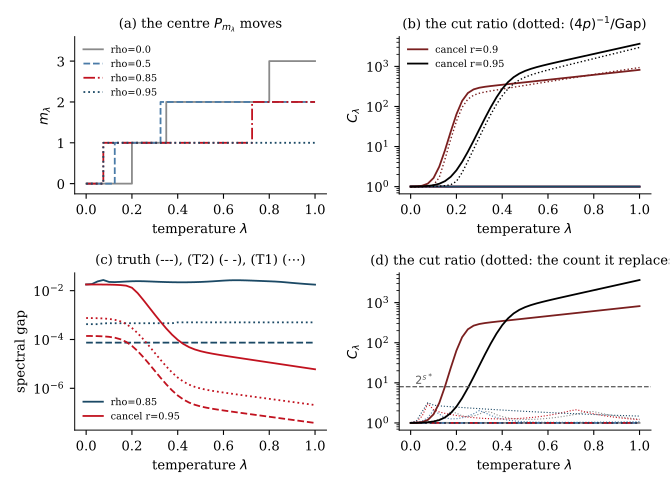

Generate this figure with Python:
"""
Exact numerics for Section `sec:numerics`: the two-level ensemble of
`def:eroute`, its dip `Gamma_lambda`, its tie index `T_lambda`, and the bound
`eq:gapT2` against the exact spectral gap.

Everything is exact.  The state space X = {gamma in {0,1}^p : |gamma| <= s_0}
is enumerated, pi^(lambda) is evaluated at every state, the flip-and-exchange
kernel is assembled, its gap is obtained by diagonalisation, and the
congestion, the dip and the tie index of the ensemble are *computed*, not
bounded.  No Monte Carlo, no fitted constant.

The design and likelihood machinery is imported unchanged from
`window_numerics.py`; the cancelling design, the greedy chain, the E-route and
the three quantities of `def:dipA` are built here.

Outputs
-------
sec7_numerics.pdf   the four-panel figure of Section `sec:numerics`
sec7_numerics.txt   the numbers quoted in the text
sec7_sstar.pdf      the s*-sweep figure           (--sstar)
sec7_sstar.txt      the numbers of the s*-sweep   (--sstar)

Run:  python3 sec7_numerics.py           (the six-design experiment)
      python3 sec7_numerics.py --sstar   (the s*-sweep, at s_0 = 6)
"""

import itertools
import sys
from math import comb

import numpy as np
import matplotlib
matplotlib.use("Agg")
import matplotlib.pyplot as plt

import window_numerics as W          # read-only reuse
import binary_numerics as B          # read-only reuse: the (d, s_0)-generic
                                     # kernel and marginal likelihood

N, P, S0 = W.N_OBS, W.D, W.S0
KAPPA, GP, SIG = W.KAPPA, W.G_PRIOR, W.SIGMA0
LOGP = np.log(P)
# alpha is *defined* by eq:alphadef, so that alpha log p = (1/2) log(1+g)
# exactly; W.ALPHA = 1.5 is the exponent used to build g = p^{2 alpha}, and
# the two differ by (1/2) log(1 + 1/g), which eq:wlam is sensitive to.
ALPHA = np.log1p(GP) / (2 * LOGP)
LAMS = np.linspace(0.0, 1.0, 41)


# --------------------------------------------------------------------------
# 1.  Designs
# --------------------------------------------------------------------------

def design_equicorrelated(rng, rho):
    """The four designs of `window_numerics.py`: s* = 3, separated
    coefficients, influential columns equicorrelated at rho."""
    X = W.build_design(rng, rho)
    beta = np.zeros(P)
    beta[:W.S_STAR] = W.BETA_S
    return X, beta, tuple(range(W.S_STAR))


def design_cancelling(rng, r, b):
    """The cancelling pair: X_0, X_1 correlated at r and beta* = (b, -b).
    Neither column explains anything alone, the pair explains everything, so
    the greedy gains increase and (B2) of `ass:BB` fails."""
    Z = rng.standard_normal((N, P))
    Sigma = np.array([[1.0, r], [r, 1.0]])
    L = np.linalg.cholesky(Sigma)
    X = np.empty((N, P))
    X[:, :2] = Z[:, :2] @ L.T
    Q, _ = np.linalg.qr(X[:, :2])
    X[:, 2:] = Z[:, 2:] - Q @ (Q.T @ Z[:, 2:])
    X /= np.linalg.norm(X, axis=0, keepdims=True) / np.sqrt(N)
    beta = np.zeros(P)
    beta[0], beta[1] = b, -b
    return X, beta, (0, 1)


# --------------------------------------------------------------------------
# 2.  The residual D_gamma of eq:Ddef, and the exponential family eq:wlam
# --------------------------------------------------------------------------

def log_D(X, y, subset):
    """log D_gamma = log{ g^{-1}||Y||^2 + ||(I - Phi_gamma) Y||^2 }."""
    yy = float(y @ y)
    if len(subset) == 0:
        rss = yy
    else:
        Q, _ = np.linalg.qr(X[:, list(subset)])
        rss = yy - float(np.sum((Q.T @ y) ** 2))
    return np.log(yy / GP + max(rss, 0.0))


def check_expfam(states, logm, X, y):
    """Verify eq:wlam: lambda logm + logprior and log w_lambda differ by a
    constant.  Returns the largest deviation over a lambda grid."""
    sizes = np.array([len(s) for s in states])
    logD = np.array([log_D(X, y, s) for s in states])
    worst = 0.0
    for lam in (0.0, 0.37, 1.0):
        a = lam * logm - KAPPA * LOGP * sizes
        bb = -0.5 * lam * N * logD - (KAPPA + lam * ALPHA) * sizes * LOGP
        d = a - bb
        worst = max(worst, float(d.max() - d.min()))
    return worst


# --------------------------------------------------------------------------
# 3.  The greedy chain of def:greedy and the conditions of ass:BB
# --------------------------------------------------------------------------

def greedy_chain(X, y, S_SET):
    """P_0 = () subset P_1 subset ... subset P_{s*} = gamma*, chosen by
    eq:greedychain, with the gains g_m of eq:gains."""
    chain, cur = [tuple()], []
    remaining = list(S_SET)
    while remaining:
        j = min(remaining, key=lambda k: log_D(X, y, tuple(sorted(cur + [k]))))
        cur = sorted(cur + [j])
        remaining.remove(j)
        chain.append(tuple(cur))
    gains = [0.5 * N * (log_D(X, y, chain[m]) - log_D(X, y, chain[m + 1]))
             - ALPHA * LOGP for m in range(len(chain) - 1)]
    return chain, np.array(gains)


def check_B1(X, y, S_SET, chain):
    """(B1) exchange descent: the matched exchanges of (E1) never increase D.
    Returns the largest increase of log D along any matched exchange."""
    worst = 0.0
    for k in range(len(S_SET) + 1):
        for A in itertools.combinations(S_SET, k):
            cur = set(A)
            a = sorted(set(A) - set(chain[k]))
            bb = sorted(set(chain[k]) - set(A))
            for ai, bi in zip(a, bb):
                before = log_D(X, y, tuple(sorted(cur)))
                cur = (cur - {ai}) | {bi}
                after = log_D(X, y, tuple(sorted(cur)))
                worst = max(worst, after - before)
    return worst


# --------------------------------------------------------------------------
# 4.  The E-route of def:eroute and the three quantities of def:dipA
# --------------------------------------------------------------------------

def neighbours(A, S_SET):
    """The neighbours of A inside 2^{gamma*}: flips and exchanges."""
    A = set(A)
    out = [tuple(sorted(A ^ {j})) for j in S_SET]
    out += [tuple(sorted((A - {a}) | {b}))
            for a in A for b in S_SET if b not in A]
    return out


def V_pot(A, chain, m_lam):
    """The potential V of eq:Vpot."""
    k = len(A)
    return len(set(A) - set(chain[k])) + abs(k - m_lam)


def ascent_map(subs, wl, S_SET, chain, m_lam):
    """F_lambda of eq:ascent: the w_lambda-largest admissible neighbour,
    admissible meaning of strictly smaller V.  wl is w_lambda on 2^{gamma*}
    (proportional to pi^(lambda) there, by eq:wlam)."""
    M = {}
    for A in subs:
        v = V_pot(A, chain, m_lam)
        cand = [z for z in neighbours(A, S_SET)
                if V_pot(z, chain, m_lam) < v]
        M[A] = max(cand, key=lambda z: wl[z]) if cand else A
    return M


def orbit(A, M):
    out = [A]
    while M[out[-1]] != out[-1]:
        out.append(M[out[-1]])
    return out


def route(A, Ap, orbs):
    """R_{A,A'}: the orbit of A, then the reverse of the orbit of A',
    spliced at their first common state."""
    oa, ob = orbs[A], orbs[Ap]
    pos = {z: j for j, z in enumerate(ob)}
    for i, z in enumerate(oa):
        if z in pos:
            return oa[:i + 1] + ob[:pos[z]][::-1]
    raise RuntimeError("orbits do not meet")


def route_quantities(subsets, pibar, wl, chain, m_lam, s_star, S_SET):
    """Gamma_lambda of eq:dip, the exact congestion varrho_lambda of
    eq:varrhoA, the longest route L_lambda, and the cut ratio C_lambda of
    eq:cut.  Also returns the crude precedent ratio max_z x(z)/pibar(z),
    which is the estimate rem:tie discards."""
    pb = pibar
    M = ascent_map(subsets, wl, S_SET, chain, m_lam)
    fixed = [A for A in subsets if M[A] == A]
    orbs = {A: orbit(A, M) for A in subsets}
    gamma_lam, demand, longest = 1.0, {}, 0
    for A in subsets:
        for Ap in subsets:
            if A == Ap:
                continue
            R = route(A, Ap, orbs)
            longest = max(longest, len(R) - 1)
            src = min(pb[A], pb[Ap])
            for z in R:
                gamma_lam = max(gamma_lam, src / pb[z])
            for z, zp in zip(R[:-1], R[1:]):
                demand[(z, zp)] = demand.get((z, zp), 0.0) + pb[A] * pb[Ap]
    varrho = (max(d / min(pb[z], pb[zp]) for (z, zp), d in demand.items())
              if demand else 1.0)
    prec = {A: 0.0 for A in subsets}
    for A in subsets:
        for z in orbs[A]:
            prec[z] += pb[A]
    moving = [z for z in subsets if M[z] != z]
    cut = max((prec[z] * (1 - prec[z]) / pb[z] for z in moving), default=0.0)
    crude = max(prec[z] / pb[z] for z in subsets)
    uphill = all(wl[M[A]] >= wl[A] for A in subsets)
    return (gamma_lam, varrho, longest, cut, crude, uphill, len(fixed))


def a0_value(states, X, y, S_SET):
    """The smallest a_0 for which ass:twosided holds:
    a_0 = alpha + max{ psi_j(gamma) : |gamma| < s_0, j in S^c \\ gamma } / log p.
    ass:twosided also asks kappa + alpha >= 2 + a_0."""
    best = -np.inf
    SC = [j for j in range(P) if j not in S_SET]
    for g in states:
        if len(g) >= S0:
            continue
        dg = log_D(X, y, g)
        for j in SC:
            if j in g:
                continue
            gj = tuple(sorted(set(g) | {j}))
            best = max(best, 0.5 * N * (dg - log_D(X, y, gj)) - ALPHA * LOGP)
    return ALPHA + best / LOGP, best


def sparse_eigenvalue(X, s):
    """nu of ass:B: the smallest eigenvalue of n^{-1} X_gamma^T X_gamma over
    all |gamma| <= s.  Exact, by enumeration."""
    G = X.T @ X / N
    best = np.inf
    for k in range(1, s + 1):
        for idx in itertools.combinations(range(P), k):
            ii = list(idx)
            best = min(best, float(np.linalg.eigvalsh(G[np.ix_(ii, ii)])[0]))
    return best


def cross_congestion(subsets, pibar, order):
    """Exact congestion of the crossover route of def:cross: set the
    coordinates to their A'-values in the greedy order."""
    dem = {}
    for A in subsets:
        for Ap in subsets:
            if A == Ap:
                continue
            cur = set(A)
            for j in order:
                if (j in Ap) != (j in cur):
                    nxt = set(cur)
                    nxt.discard(j) if j in cur else nxt.add(j)
                    z, zp = tuple(sorted(cur)), tuple(sorted(nxt))
                    dem[(z, zp)] = dem.get((z, zp), 0.0) + pibar[A]*pibar[Ap]
                    cur = nxt
    return (max(d / min(pibar[z], pibar[zp]) for (z, zp), d in dem.items())
            if dem else 1.0)


def cut_dependence(subsets, pibar, order):
    """M_lambda of eq:Mdef: the largest ratio pibar(a)pibar(b)/pibar(a u b)
    over the prefix/suffix cuts of the greedy order."""
    k = len(order); out = 1.0
    for t in range(k + 1):
        pre, suf = set(order[:t]), set(order[t:])
        ma, mb, mj = {}, {}, {}
        for A in subsets:
            a = tuple(sorted(set(A) & pre)); b = tuple(sorted(set(A) & suf))
            ma[a] = ma.get(a, 0.0) + pibar[A]
            mb[b] = mb.get(b, 0.0) + pibar[A]
            mj[(a, b)] = mj.get((a, b), 0.0) + pibar[A]
        for (a, b), v in mj.items():
            if v > 0:
                out = max(out, ma[a] * mb[b] / v)
    return out


def product_defect(subsets, pibar, S_SET):
    """r_lambda of eq:pdefect: the Chebyshev distance from log pibar to the
    additive functions, i.e. min over product nu of osc{log(pibar/nu)}.
    An exact linear programme: minimise t subject to
    |log pibar(A) - c - sum_{j in A} a_j| <= t/2."""
    from scipy.optimize import linprog
    k = len(S_SET)
    y = np.array([np.log(max(pibar[A], 1e-300)) for A in subsets])
    M = np.zeros((len(subsets), k + 1))
    M[:, 0] = 1.0
    for i, A in enumerate(subsets):
        for jj, j in enumerate(S_SET):
            M[i, jj + 1] = 1.0 if j in A else 0.0
    # variables (c, a_1..a_k, t);  M x - y <= t/2,  y - M x <= t/2
    nv = k + 2
    Aub = np.vstack([np.hstack([M, -0.5*np.ones((len(subsets), 1))]),
                     np.hstack([-M, -0.5*np.ones((len(subsets), 1))])])
    bub = np.concatenate([y, -y])
    c = np.zeros(nv); c[-1] = 1.0
    r = linprog(c, A_ub=Aub, b_ub=bub,
                bounds=[(None, None)]*(nv-1) + [(0, None)], method="highs")
    return float(r.x[-1]) if r.success else np.inf


# --------------------------------------------------------------------------
# 5.  One design, all temperatures
# --------------------------------------------------------------------------

def analyse(name, X, beta, S_SET, rng):
    s_star = len(S_SET)
    y = X @ beta + SIG * rng.standard_normal(N)
    states = W.enumerate_states(P, S0)
    index = {s: i for i, s in enumerate(states)}
    nb = W.neighbour_structure(states)
    logm = W.log_marginal(states, X, y)
    sizes = np.array([len(s) for s in states])
    logprior = -KAPPA * LOGP * sizes

    chain, gains = greedy_chain(X, y, S_SET)
    b1 = check_B1(X, y, S_SET, chain)
    # (B2) holds iff every increment of the gains is <= 0
    b2 = float(np.max(np.diff(gains))) if len(gains) > 1 else -np.inf
    subsets = [tuple(sorted(A)) for k in range(s_star + 1)
               for A in itertools.combinations(S_SET, k)]
    # block index: gamma -> gamma n gamma*
    blk = [tuple(sorted(set(s) & set(S_SET))) for s in states]

    nu = sparse_eigenvalue(X, S0 + s_star)
    a0, psimax_null = a0_value(states, X, y, S_SET)
    cbeta = float(np.min(np.abs(beta[list(S_SET)])))
    rec = {"name": name, "s_star": s_star, "chain": chain, "gains": gains,
           "nu": nu, "a0": a0, "psimax_null": psimax_null,
           "betamin_lhs": N * nu ** 2 * cbeta ** 2 / (SIG ** 2 * LOGP),
           "B1_slack": b1, "B2_slack": b2,
           "expfam": check_expfam(states, logm, X, y),
           "lam": [], "gap": [], "Gamma": [], "cut": [], "crude": [],
           "varrho": [], "m_lam": [], "bT1": [], "bT2": [], "funnel": [],
           "uphill": [], "nfix": [], "cross": [], "rdef": [],
           "Mdep": []}

    for lam in LAMS:
        logpi = lam * logm + logprior
        gap = W.spectral_gap(logpi, nb)
        w = np.exp(logpi - logpi.max())
        pi = w / w.sum()
        pibar = {A: 0.0 for A in subsets}
        for i, A in enumerate(blk):
            pibar[A] += pi[i]
        phi = np.array([lam * logm[index[c]] + logprior[index[c]]
                        for c in chain])
        m_lam = int(np.argmax(phi))
        wl = {A: pi[index[A]] for A in subsets}
        G, vr, L, cut, crude, up, nfix = route_quantities(
            subsets, pibar, wl, chain, m_lam, s_star, S_SET)
        funnel = max(pibar[A] / pi[index[A]] for A in subsets)
        rec["lam"].append(lam);      rec["gap"].append(gap)
        rec["Gamma"].append(G);      rec["cut"].append(cut)
        rec["crude"].append(crude);  rec["varrho"].append(vr)
        rec["m_lam"].append(m_lam);  rec["funnel"].append(funnel)
        rec["uphill"].append(up);    rec["nfix"].append(nfix)
        order = [c for m in range(s_star) for c in chain[m+1]
                 if c not in chain[m]]
        rec["cross"].append(cross_congestion(subsets, pibar, order))
        rec["Mdep"].append(cut_dependence(subsets, pibar, order))
        rec["rdef"].append(product_defect(subsets, pibar, S_SET))
        rec["bT1"].append(1.0 / (4 * P * np.exp(1 / P)
                                 * max(1.0, s_star * vr) * (2 * S0 + L)))
        rec["bT2"].append(1.0 / (8 * P * (2 * S0 + 4 * s_star)
                                 * max(1.0, 2 * s_star * cut)))
        # the theorem pays the smaller of the two flows
    for k in ("lam", "gap", "Gamma", "cut", "crude", "varrho", "m_lam",
              "bT1", "bT2", "funnel", "uphill", "nfix", "cross", "rdef",
              "Mdep"):
        rec[k] = np.asarray(rec[k])
    return rec


# --------------------------------------------------------------------------
# 6.  Figure and tables
# --------------------------------------------------------------------------

def figure(recs, fname):
    plt.rcParams.update({"font.size": 9.5, "font.family": "serif",
                         "axes.linewidth": 0.7, "lines.linewidth": 1.3})
    fig, ax2 = plt.subplots(2, 2, figsize=(6.7, 4.9))
    ax = [ax2[0, 0], ax2[0, 1], ax2[1, 0], ax2[1, 1]]
    eq = [r for r in recs if r["name"].startswith("rho")]
    ca = [r for r in recs if r["name"].startswith("cancel")]
    cols = ["#8a8a8a", "#4a7ba7", "#c1121f", "#1b4965"]
    dark = ["#7a1f1f", "#000000"]

    # (a) the centre moves with the temperature
    for c, st, r in zip(cols, ["-", "--", "-.", ":"], eq):
        ax[0].step(r["lam"], r["m_lam"], where="post", color=c, ls=st,
                   label=r["name"])
    ax[0].set_xlabel(r"temperature $\lambda$")
    ax[0].set_ylabel(r"$m_\lambda$")
    ax[0].set_yticks(range(0, 4))
    ax[0].set_title(r"(a) the centre $P_{m_\lambda}$ moves", fontsize=9.5)
    ax[0].set_ylim(-0.25, 3.6)
    ax[0].legend(frameon=False, fontsize=7, loc="upper left")

    # (b) the cut ratio, against the true deficit
    for c, r in zip(cols, eq):
        ax[1].semilogy(r["lam"], r["cut"], color=c)
    for c, r in zip(dark, ca):
        ax[1].semilogy(r["lam"], r["cut"], color=c, ls="-",
                       label=r["name"])
        ax[1].semilogy(r["lam"], (1 / (4 * P)) / r["gap"], color=c, ls=":",
                       lw=1.0)
    ax[1].set_xlabel(r"temperature $\lambda$")
    ax[1].set_ylabel(r"$C_\lambda$")
    ax[1].set_title(r"(b) the cut ratio (dotted: "
                    r"$(4p)^{-1}/\mathrm{Gap}$)", fontsize=9.5)
    ax[1].legend(frameon=False, fontsize=7, loc="upper left")

    # (c) the bound against the truth
    show = [eq[2], ca[-1]]
    for c, r in zip(["#1b4965", "#c1121f"], show):
        ax[2].semilogy(r["lam"], r["gap"], color=c, label=r["name"])
        ax[2].semilogy(r["lam"], r["bT2"], color=c, ls="--")
        ax[2].semilogy(r["lam"], r["bT1"], color=c, ls=":")
    ax[2].set_xlabel(r"temperature $\lambda$")
    ax[2].set_ylabel("spectral gap")
    ax[2].set_title(r"(c) truth (---), (T2) (- -), (T1) ($\cdots$)",
                    fontsize=9.5)
    ax[2].legend(frameon=False, fontsize=7, loc="lower left")

    # (d) the tie index does not degrade
    for c, st, r in zip(cols, ["-", "--", "-.", ":"], eq):
        ax[3].semilogy(r["lam"], r["cut"], color=c, ls=st)
        ax[3].semilogy(r["lam"], r["crude"], color=c, ls=":", lw=0.8)
    for c, r in zip(dark, ca):
        ax[3].semilogy(r["lam"], r["cut"], color=c)
    ax[3].axhline(2 ** 3, color="0.35", ls="--", lw=0.9)
    ax[3].text(0.02, 2 ** 3 * 1.15, r"$2^{s^\ast}$", color="0.35",
               fontsize=8)
    ax[3].set_xlabel(r"temperature $\lambda$")
    ax[3].set_ylabel(r"$C_\lambda$")
    ax[3].set_title(r"(d) the cut ratio (dotted: the count it replaces)",
                    fontsize=9.5)

    for a in ax:
        a.spines[["top", "right"]].set_visible(False)
    fig.tight_layout()
    fig.savefig(fname)


def main():
    recs = []
    for rho in (0.0, 0.5, 0.85, 0.95):
        rng = np.random.default_rng(W.RNG_SEED)
        X, beta, S_SET = design_equicorrelated(rng, rho)
        recs.append(analyse(f"rho={rho}", X, beta, S_SET,
                            np.random.default_rng(W.RNG_SEED + 1)))
    for r, b in ((0.90, 3.0), (0.95, 3.0)):
        rng = np.random.default_rng(W.RNG_SEED + 7)
        X, beta, S_SET = design_cancelling(rng, r, b)
        recs.append(analyse(f"cancel r={r}", X, beta, S_SET,
                            np.random.default_rng(W.RNG_SEED + 1)))

    figure(recs, "sec7_numerics.pdf")

    with open("sec7_numerics.txt", "w") as fh:
        def emit(s):
            print(s); fh.write(s + "\n")
        emit(f"n={N} p={P} s_0={S0} kappa={KAPPA} alpha={ALPHA} "
             f"g=p^(2alpha)={GP:.0f}  |X|={len(W.enumerate_states(P,S0))}")
        emit(f"lambda grid: {len(LAMS)} points on [0,1];  1/(4p) = "
             f"{1/(4*P):.4e}")
        emit("")
        emit("design        s*  eq:wlam dev   (B1) slack   (B2) slack   "
             "greedy gains g_m")
        for r in recs:
            emit(f"{r['name']:<13s} {r['s_star']:2d}  {r['expfam']:.2e}     "
                 f"{r['B1_slack']:+.3e}  {r['B2_slack']:+.3e}   "
                 f"{np.round(r['gains'],2).tolist()}")
        emit("")
        emit("design         max C_lam  max varrho  max funnel  "
             "min Gap    min bT2   min bT1   worst bT2/Gap  worst bT1/Gap")
        for r in recs:
            emit(f"{r['name']:<13s} {r['cut'].max():9.3f} "
                 f"{r['varrho'].max():10.3e} "
                 f"{r['funnel'].max():10.4f} {r['gap'].min():.3e} "
                 f"{r['bT2'].min():.3e} {r['bT1'].min():.3e} "
                 f"{(r['bT2']/r['gap']).max():13.3e} "
                 f"{(r['bT1']/r['gap']).max():13.3e}")
        emit("")
        emit("")
        emit("the two flows of th:gapA: the ascent (cut ratio C_lambda) and "
             "the crossover (congestion, and product defect r_lambda):")
        emit("design         max C_lam   max crossover     max M_lam  "
             "M/crossover  max r_lam   max min{C,M}")
        for r in recs:
            mn = np.minimum(r["cut"], r["Mdep"]).max()
            emit(f"  {r['name']:<13s} {r['cut'].max():9.3f} "
                 f"{r['cross'].max():15.4e} {r['Mdep'].max():13.4e} "
                 f"{(r['Mdep']/np.maximum(r['cross'],1e-300)).max():11.4f} "
                 f"{r['rdef'].max():10.3f} {mn:14.3f}")
        emit("")
        emit("the ascent F_lambda: is every step uphill, and is the fixed "
             "point unique?  (prop:dip predicts yes iff (B1) and (B2) hold)")
        for r in recs:
            emit(f"  {r['name']:<13s} uphill at "
                 f"{int(r['uphill'].sum())}/{len(r['lam'])} temperatures;  "
                 f"unique fixed point at "
                 f"{int((r['nfix']==1).sum())}/{len(r['lam'])};  "
                 f"max crude/cut ratio {(r['crude']/np.maximum(r['cut'],1e-300)).max():.1f}")
        emit("")
        emit("ass:twosided (Assumption 6.1): a_0 = alpha + max_{j in S^c} "
             "psi_j / log p, and it asks kappa + alpha >= 2 + a_0, "
             f"here {KAPPA + ALPHA:.4f} >= 2 + a_0:")
        for r in recs:
            ok = (KAPPA + ALPHA) >= 2 + r["a0"]
            emit(f"  {r['name']:<13s} max_{{S^c}} psi_j = "
                 f"{r['psimax_null']:+8.4f}   a_0 = {r['a0']:7.4f}   "
                 f"kappa_lambda >= {KAPPA - max(0.0, r['a0'] - ALPHA):.4f}   "
                 f"{'HOLDS' if ok else 'FAILS'}")
        emit("")
        emit("the regime: ass:betamin asks "
             "n nu^2 C_beta^2/(sigma_0^2 log p) >= 128(L+Ltilde+alpha+kappa),"
             " which is at least 832 under ass:B and ass:C.")
        for r in recs:
            emit(f"  {r['name']:<13s} nu = {r['nu']:.4f}   "
                 f"n nu^2 C_beta^2/(sigma_0^2 log p) = "
                 f"{r['betamin_lhs']:.3e}   "
                 f"shortfall factor {832/r['betamin_lhs']:.3e}")
        emit("")
        emit(f"e^(1/p) = {np.exp(1/P):.4f}   "
             f"largest funnel constant over all designs and temperatures: "
             f"{max(r['funnel'].max() for r in recs):.4f}")
        emit(f"validity: min over all designs and temperatures of "
             f"Gap - bT2 = "
             f"{min((r['gap']-r['bT2']).min() for r in recs):.3e}  "
             f"(must be >= 0)")
        emit(f"validity: min over all designs and temperatures of "
             f"Gap - bT1 = "
             f"{min((r['gap']-r['bT1']).min() for r in recs):.3e}  "
             f"(must be >= 0)")
        emit("")
        emit("does the cut ratio track the true deficit?  "
             "C_lambda against (4p)^{-1}/Gap(lambda), at lambda = 1:")
        for r in recs:
            defic = (1 / (4 * P)) / r["gap"][-1]
            emit(f"  {r['name']:<13s} C_1 = {r['cut'][-1]:9.3e}   "
                 f"deficit = {defic:9.3e}   ratio = "
                 f"{r['cut'][-1]/defic:6.3f}")
        emit("")
        emit("per-temperature detail, cancelling r=0.95 "
             "(lambda, m_lam, C_lam, varrho, Gap, bT1, bT2):")
        r = recs[-1]
        for i in range(0, len(LAMS), 4):
            emit(f"  {r['lam'][i]:.3f}  {r['m_lam'][i]:d}  "
                 f"{r['cut'][i]:.3e}  "
                 f"{r['varrho'][i]:.3e}  {r['gap'][i]:.3e}  "
                 f"{r['bT1'][i]:.3e}  {r['bT2'][i]:.3e}")
    return recs



# --------------------------------------------------------------------------
# 7.  The s*-sweep: how the gap, and the bound, depend on the number of
#     influential covariates.  Here s_0 = 6, so that s* can run to 5.
# --------------------------------------------------------------------------

S0_BIG = 6
SSTARS = (1, 2, 3, 4, 5)
PROFILE = np.array([1.20, 1.00, 0.85, 0.70, 0.45])
LAMS_BIG = np.linspace(0.0, 1.0, 21)


def design_equicorrelated_gen(rng, rho, s_star):
    """As design_equicorrelated, for an arbitrary number s* of influential
    columns: they are equicorrelated at rho, the rest are residualised
    against their span, and every column is normalised to ||X_j||^2 = n."""
    Z = rng.standard_normal((N, P))
    Sigma = (1 - rho) * np.eye(s_star) + rho * np.ones((s_star, s_star))
    L = np.linalg.cholesky(Sigma)
    X = np.empty((N, P))
    X[:, :s_star] = Z[:, :s_star] @ L.T
    Q, _ = np.linalg.qr(X[:, :s_star])
    X[:, s_star:] = Z[:, s_star:] - Q @ (Q.T @ Z[:, s_star:])
    X /= np.linalg.norm(X, axis=0, keepdims=True) / np.sqrt(N)
    beta = np.zeros(P)
    beta[:s_star] = PROFILE[:s_star]
    return X, beta, tuple(range(s_star))


def log_D_big(X, y, subset):
    """log D_gamma of eq:Ddef; identical to log_D, kept separate only because
    the sweep uses its own truncation level."""
    return log_D(X, y, subset)


def analyse_sstar(rho, s_star, states, nb, rng):
    """One (design, s*) pair: the exact gap, the dip, the tie index and the
    two bounds of th:gapA, at every temperature of LAMS_BIG."""
    X, beta, S_SET = design_equicorrelated_gen(
        np.random.default_rng(W.RNG_SEED + 100 * s_star), rho, s_star)
    y = X @ beta + SIG * rng.standard_normal(N)
    index = {st: i for i, st in enumerate(states)}
    logm = B.log_marginal_gen(states, X, y, N, GP)
    sizes = np.array([len(st) for st in states])
    logprior = -KAPPA * LOGP * sizes

    chain, gains = greedy_chain(X, y, S_SET)
    b1 = check_B1(X, y, S_SET, chain)
    b2 = float(np.max(np.diff(gains))) if len(gains) > 1 else -np.inf
    subsets = [tuple(sorted(A)) for k in range(s_star + 1)
               for A in itertools.combinations(S_SET, k)]
    blk = [tuple(sorted(set(st) & set(S_SET))) for st in states]

    out = {"rho": rho, "s_star": s_star, "gains": gains,
           "B1_slack": b1, "B2_slack": b2,
           "gap": [], "Gamma": [], "cut": [], "crude": [], "varrho": [],
           "bT1": [], "bT2": [], "uphill": []}
    for lam in LAMS_BIG:
        logpi = lam * logm + logprior
        out["gap"].append(W.spectral_gap(logpi, nb))
        w = np.exp(logpi - logpi.max())
        pi = w / w.sum()
        pibar = {A: 0.0 for A in subsets}
        for i, A in enumerate(blk):
            pibar[A] += pi[i]
        phi = np.array([lam * logm[index[c]] + logprior[index[c]]
                        for c in chain])
        m_lam = int(np.argmax(phi))
        wl = {A: pi[index[A]] for A in subsets}
        G, vr, L, cut, crude, up, nfix = route_quantities(
            subsets, pibar, wl, chain, m_lam, s_star, S_SET)
        out["Gamma"].append(G); out["cut"].append(cut)
        out["crude"].append(crude); out["varrho"].append(vr)
        out["uphill"].append(up)
        out["bT1"].append(1.0 / (4 * P * np.exp(1 / P)
                                 * max(1.0, s_star * vr) * (2 * S0_BIG + L)))
        out["bT2"].append(1.0 / (8 * P * (2 * S0_BIG + 4 * s_star)
                                 * max(1.0, 2 * s_star * cut)))
    for k in ("gap", "Gamma", "cut", "crude", "varrho", "bT1", "bT2",
              "uphill"):
        out[k] = np.asarray(out[k])
    return out


def figure_sstar(rows, fname):
    plt.rcParams.update({"font.size": 9.5, "font.family": "serif",
                         "axes.linewidth": 0.7, "lines.linewidth": 1.3})
    fig, ax2 = plt.subplots(2, 2, figsize=(6.7, 4.9))
    ax = [ax2[0, 0], ax2[0, 1], ax2[1, 0], ax2[1, 1]]
    cols = ["#8a8a8a", "#4a7ba7", "#c1121f", "#1b4965"]
    styles = ["-", "--", "-.", ":"]
    rhos = sorted({r["rho"] for r in rows})
    ss = np.array(SSTARS)

    def get(rho, k):
        return next(r for r in rows if r["rho"] == rho and r["s_star"] == k)

    def series(rho, key, how):
        return np.array([how(get(rho, k)[key]) for k in SSTARS])

    # (a) the exact gap, in units of 1/(4p)
    for c, st, rho in zip(cols, styles, rhos):
        v = 4 * P * series(rho, "gap", np.min)
        ax[0].semilogy(ss, v, color=c, ls=st, lw=1.1, label=rf"$\rho={rho}$")
        b2 = np.array([get(rho, k)["B2_slack"] for k in SSTARS])
        ok = b2 <= 0
        ax[0].plot(ss[ok], v[ok], "o", color=c, ms=4.0)
        ax[0].plot(ss[~ok], v[~ok], "o", color=c, ms=4.5, mfc="none")
    ax[0].axhline(1.0, color="0.35", ls=":", lw=0.9)
    ax[0].set_xlabel(r"$s^\ast$")
    ax[0].set_ylabel(r"$4p\,\min_\lambda\,\mathrm{Gap}(\mathbf{P}_\lambda)$")
    ax[0].set_title(r"(a) the exact gap; open marker: (B2) fails",
                    fontsize=9.5)
    ax[0].set_xticks(ss)
    ax[0].legend(frameon=False, fontsize=7, loc="lower left", ncol=2)

    # (b) the dip against the true deficit
    for c, st, rho in zip(cols, styles, rhos):
        ax[1].semilogy(ss, series(rho, "cut", np.max), color=c, ls=st,
                       marker="o", ms=3.0, label=rf"$\rho={rho}$")
        ax[1].semilogy(ss, 1.0 / (4 * P * series(rho, "gap", np.min)),
                       color=c, ls=":", lw=0.9, marker="s", ms=2.2)
    ax[1].set_xlabel(r"$s^\ast$")
    ax[1].set_ylabel(r"$\max_\lambda\,C_\lambda$")
    ax[1].set_title(r"(b) the cut ratio (dotted: "
                    r"$(4p\,\mathrm{Gap})^{-1}$)", fontsize=9.5)
    ax[1].set_xticks(ss)

    # (c) the certificate
    for c, st, rho in zip(cols, styles, rhos):
        ax[2].semilogy(ss, series(rho, "bT2", np.min), color=c, ls=st,
                       marker="o", ms=3.0)
    ref = (series(rhos[-1], "bT2", np.min)[0]
           * (1 * (2 * S0_BIG + 4)) / (ss * (2 * S0_BIG + 4 * ss)))
    ax[2].semilogy(ss, ref, color="0.35", ls="--", lw=0.9)
    ax[2].text(2.6, ref[1] * 1.5,
               r"$\propto\{s^\ast(2s_0+4s^\ast)\}^{-1}$", color="0.35",
               fontsize=8)
    ax[2].set_xlabel(r"$s^\ast$")
    ax[2].set_ylabel(r"$\min_\lambda$ bound")
    ax[2].set_title(r"(c) the certificate decays polynomially",
                    fontsize=9.5)
    ax[2].set_xticks(ss)

    # (d) the tie index against the binomial count it is
    for c, st, rho in zip(cols, styles, rhos):
        ax[3].semilogy(ss, series(rho, "cut", np.max), color=c, ls=st,
                       marker="o", ms=3.0)
    ax[3].semilogy(ss, [2.0 ** k for k in SSTARS], color="0.35", ls="--",
                   lw=0.9)
    ax[3].text(3.3, 2.0 ** 3.6, r"$2^{s^\ast}$", color="0.35", fontsize=8)
    ax[3].set_xlabel(r"$s^\ast$")
    ax[3].set_ylabel(r"$\max_\lambda\,C_\lambda$")
    ax[3].set_title(r"(d) the cut ratio does not grow with $s^\ast$",
                    fontsize=9.5)
    ax[3].set_xticks(ss)

    for a in ax:
        a.spines[["top", "right"]].set_visible(False)
    fig.tight_layout()
    fig.savefig(fname)


def main_sstar():
    states = W.enumerate_states(P, S0_BIG)
    nb = B.neighbour_structure_gen(states, P, S0_BIG)
    rows = []
    for rho in (0.0, 0.5, 0.85, 0.95):
        for s_star in SSTARS:
            rows.append(analyse_sstar(
                rho, s_star, states, nb,
                np.random.default_rng(W.RNG_SEED + 1)))
    figure_sstar(rows, "sec7_sstar.pdf")

    with open("sec7_sstar.txt", "w") as fh:
        def emit(t):
            print(t); fh.write(t + "\n")
        emit(f"s*-sweep: n={N} p={P} s_0={S0_BIG} kappa={KAPPA} "
             f"alpha={ALPHA:.5f}  |X|={len(states)}  "
             f"{len(LAMS_BIG)} temperatures on [0,1]")
        emit(f"beta*_S = the first s* entries of "
             f"{np.round(PROFILE,2).tolist()};  1/(4p) = {1/(4*P):.4e}")
        emit("")
        emit("rho    s*  (B1)     (B2)      min Gap    Gap(1)   "
             "4p*minGap  max C_lam  max varrho  min bound  "
             "bound/Gap  uphill")
        for r in rows:
            emit(f"{r['rho']:<5.2f} {r['s_star']:2d}  "
                 f"{r['B1_slack']:+.1e} {r['B2_slack']:+.1e}  "
                 f"{r['gap'].min():.3e}  {r['gap'][-1]:.3e}  "
                 f"{4*P*r['gap'].min():8.4f}  {r['cut'].max():9.3f}  "
                 f"{r['varrho'].max():10.3f}  "
                 f"{r['bT2'].min():.3e}  "
                 f"{(r['bT2']/r['gap']).max():.3e}  "
                 f"{int(r['uphill'].sum())}/{len(S.LAMS_BIG) if False else len(r['gap'])}")
        emit("")
        emit("greedy gains g_m, by design:")
        for r in rows:
            emit(f"  rho={r['rho']:.2f} s*={r['s_star']}: "
                 f"{np.round(r['gains'],2).tolist()}")
        emit("")
        g0 = min(4 * P * r["gap"].min() for r in rows)
        g1 = max(4 * P * r["gap"].min() for r in rows)
        emit(f"4p * min_lambda Gap over the whole sweep: [{g0:.4f}, "
             f"{g1:.4f}] -- the truth stays within a factor "
             f"{g1/g0:.2f} of 1/(4p) as s* runs from 1 to 5")
        r1 = [r for r in rows if r["s_star"] == 1]
        r5 = [r for r in rows if r["s_star"] == 5]
        emit(f"min bound at s*=1: {min(r['bT2'].min() for r in r1):.3e};  "
             f"at s*=5: {min(r['bT2'].min() for r in r5):.3e};  "
             f"ratio {min(r['bT2'].min() for r in r1)/min(r['bT2'].min() for r in r5):.1f}")
        emit(f"validity over the sweep: min(Gap - bound) = "
             f"{min((r['gap']-r['bT2']).min() for r in rows):.3e} "
             f"(must be >= 0)")
    return rows


if __name__ == "__main__":
    if "--sstar" in sys.argv:
        main_sstar()
    else:
        main()
